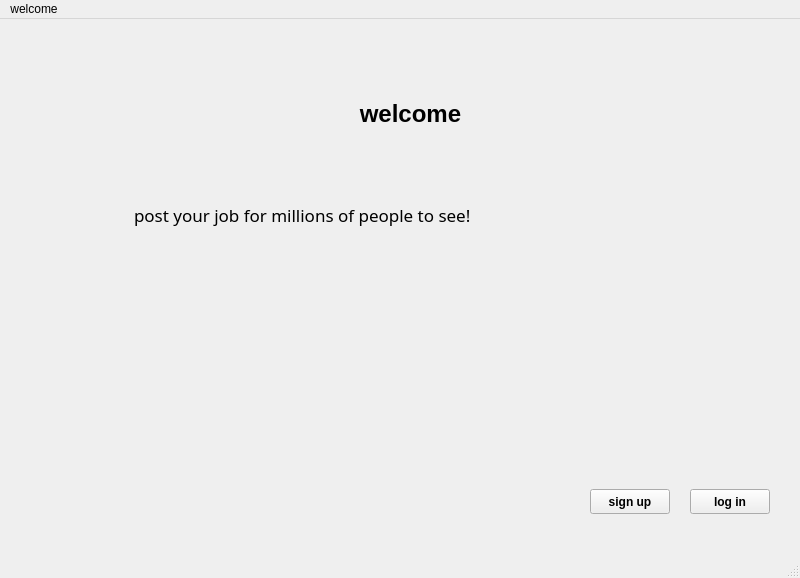
<?xml version="1.0" encoding="UTF-8"?>
<ui version="4.0">
 <class>welcome</class>
 <widget class="QMainWindow" name="welcome">
  <property name="geometry">
   <rect>
    <x>0</x>
    <y>0</y>
    <width>800</width>
    <height>578</height>
   </rect>
  </property>
  <property name="windowTitle">
   <string>welcome</string>
  </property>
  <property name="styleSheet">
   <string notr="true">background-image: url(:/new/prefix1/welcome1.jpg);</string>
  </property>
  <widget class="QWidget" name="centralwidget">
   <widget class="QLabel" name="label">
    <property name="enabled">
     <bool>false</bool>
    </property>
    <property name="geometry">
     <rect>
      <x>190</x>
      <y>30</y>
      <width>441</width>
      <height>131</height>
     </rect>
    </property>
    <property name="toolTip">
     <string>&lt;html&gt;&lt;head/&gt;&lt;body&gt;&lt;p align=&quot;center&quot;&gt;welcome&lt;/p&gt;&lt;/body&gt;&lt;/html&gt;</string>
    </property>
    <property name="styleSheet">
     <string notr="true">color: rgb(0, 0, 0);</string>
    </property>
    <property name="frameShape">
     <enum>QFrame::NoFrame</enum>
    </property>
    <property name="frameShadow">
     <enum>QFrame::Sunken</enum>
    </property>
    <property name="text">
     <string>&lt;html&gt;&lt;head/&gt;&lt;body&gt;&lt;p align=&quot;center&quot;&gt;&lt;span style=&quot; font-size:18pt; font-weight:600;&quot;&gt;welcome&lt;/span&gt;&lt;/p&gt;&lt;/body&gt;&lt;/html&gt;</string>
    </property>
   </widget>
   <widget class="QPushButton" name="pushButton">
    <property name="geometry">
     <rect>
      <x>690</x>
      <y>470</y>
      <width>80</width>
      <height>25</height>
     </rect>
    </property>
    <property name="font">
     <font>
      <pointsize>9</pointsize>
      <weight>75</weight>
      <bold>true</bold>
     </font>
    </property>
    <property name="styleSheet">
     <string notr="true">color: rgb(0, 0, 0);</string>
    </property>
    <property name="text">
     <string>log in</string>
    </property>
   </widget>
   <widget class="QPushButton" name="pushButton2">
    <property name="geometry">
     <rect>
      <x>590</x>
      <y>470</y>
      <width>80</width>
      <height>25</height>
     </rect>
    </property>
    <property name="font">
     <font>
      <pointsize>9</pointsize>
      <weight>75</weight>
      <bold>true</bold>
     </font>
    </property>
    <property name="toolTip">
     <string>&lt;html&gt;&lt;head/&gt;&lt;body&gt;&lt;p&gt;&lt;span style=&quot; font-size:10pt; font-weight:600;&quot;&gt;sign up&lt;/span&gt;&lt;/p&gt;&lt;/body&gt;&lt;/html&gt;</string>
    </property>
    <property name="styleSheet">
     <string notr="true">color: rgb(0, 0, 0);</string>
    </property>
    <property name="text">
     <string>sign up</string>
    </property>
   </widget>
   <widget class="QPlainTextEdit" name="plainTextEdit">
    <property name="enabled">
     <bool>false</bool>
    </property>
    <property name="geometry">
     <rect>
      <x>130</x>
      <y>180</y>
      <width>581</width>
      <height>71</height>
     </rect>
    </property>
    <property name="font">
     <font>
      <family>Cascadia Code</family>
      <pointsize>13</pointsize>
      <weight>50</weight>
      <bold>false</bold>
     </font>
    </property>
    <property name="styleSheet">
     <string notr="true">color: rgb(0, 0, 0);</string>
    </property>
    <property name="frameShape">
     <enum>QFrame::NoFrame</enum>
    </property>
    <property name="readOnly">
     <bool>true</bool>
    </property>
    <property name="plainText">
     <string>post your job for millions of people to see!</string>
    </property>
   </widget>
  </widget>
  <widget class="QMenuBar" name="menubar">
   <property name="geometry">
    <rect>
     <x>0</x>
     <y>0</y>
     <width>800</width>
     <height>25</height>
    </rect>
   </property>
   <widget class="QMenu" name="menuwelcome">
    <property name="title">
     <string>welcome</string>
    </property>
   </widget>
   <addaction name="menuwelcome"/>
  </widget>
  <widget class="QStatusBar" name="statusbar"/>
 </widget>
 <resources/>
 <connections/>
</ui>
